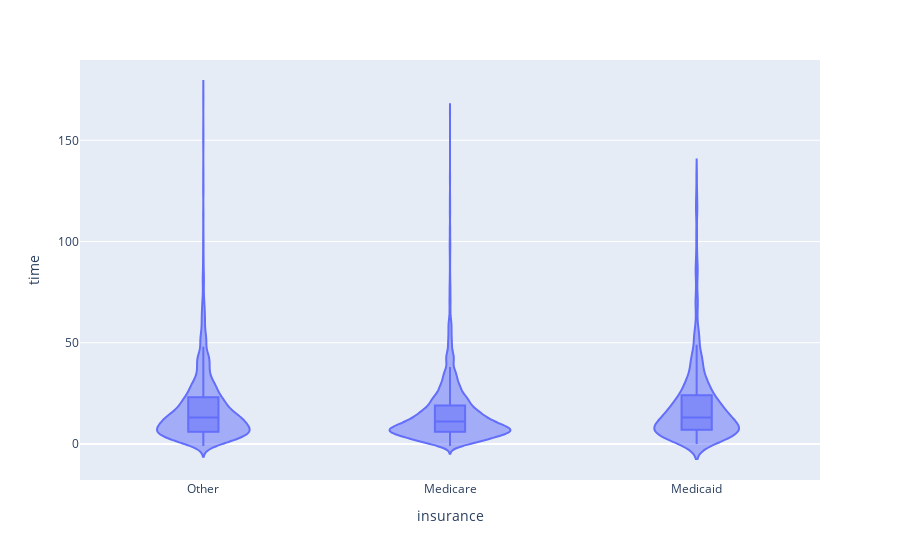

Notebook source saved alongside this figure:
### Code cell
fig = px.violin(filtered_df, x="insurance", y="time", box=True, points=False)
fig.show()

### Figure 1 — Plotly figure (JSON) as saved in the notebook; plotly's stock layout.template omitted (floating-point values rounded to 4 significant figures; data arrays with more than 128 entries replaced by an {"elided": "..."} marker saying what was removed)
{"data": [{"alignmentgroup": "True", "box": {"visible": true}, "hovertemplate": "insurance=%{x}<br>time=%{y}<extra></extra>", "legendgroup": "", "marker": {"color": "#636efa"}, "name": "", "offsetgroup": "", "orientation": "v", "points": false, "scalegroup": "True", "showlegend": false, "type": "violin", "x": {"elided": "7881 str values"}, "x0": " ", "xaxis": "x", "y": {"elided": "7881 int values"}, "y0": " ", "yaxis": "y"}], "layout": {"legend": {"tracegroupgap": 0}, "margin": {"t": 60}, "violinmode": "group", "xaxis": {"anchor": "y", "domain": [0, 1], "title": {"text": "insurance"}}, "yaxis": {"anchor": "x", "domain": [0, 1], "title": {"text": "time"}}}}
